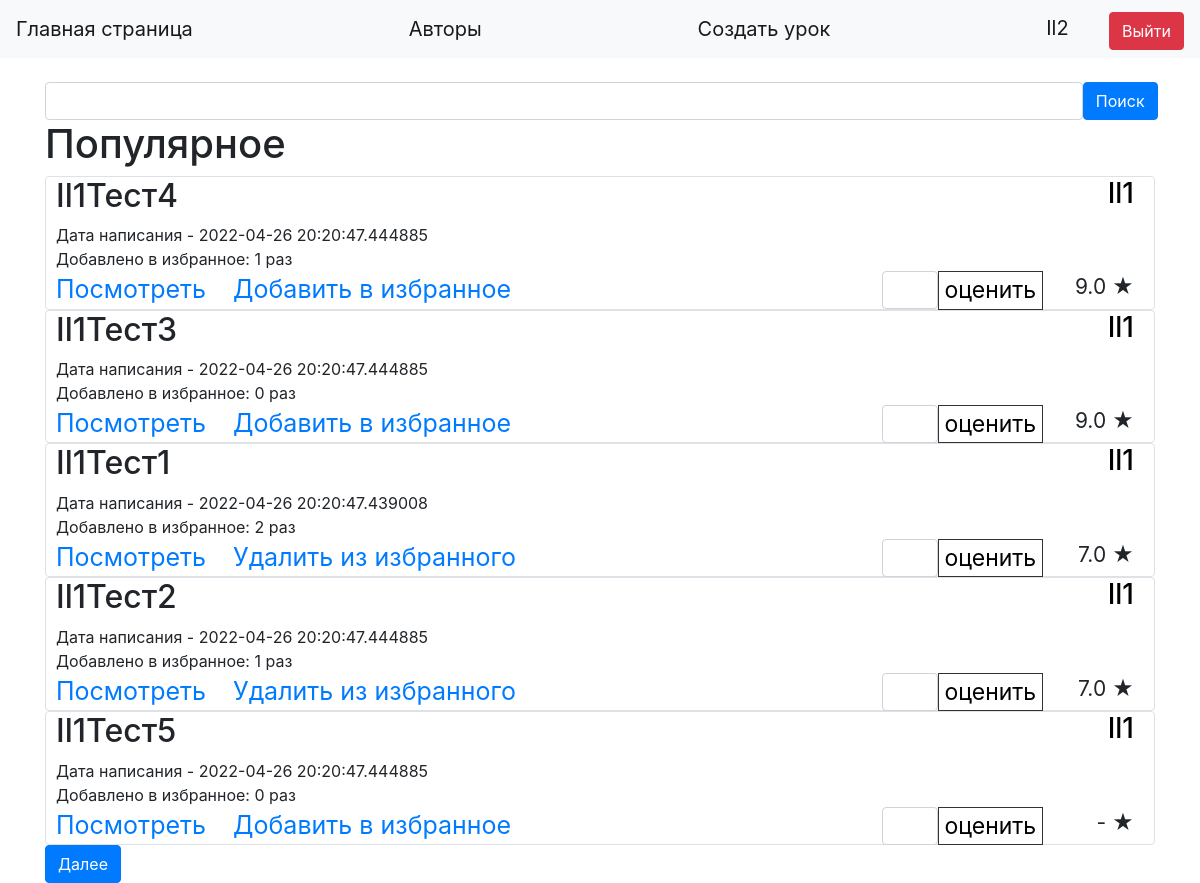
Before: / (signed in) with the older database file.
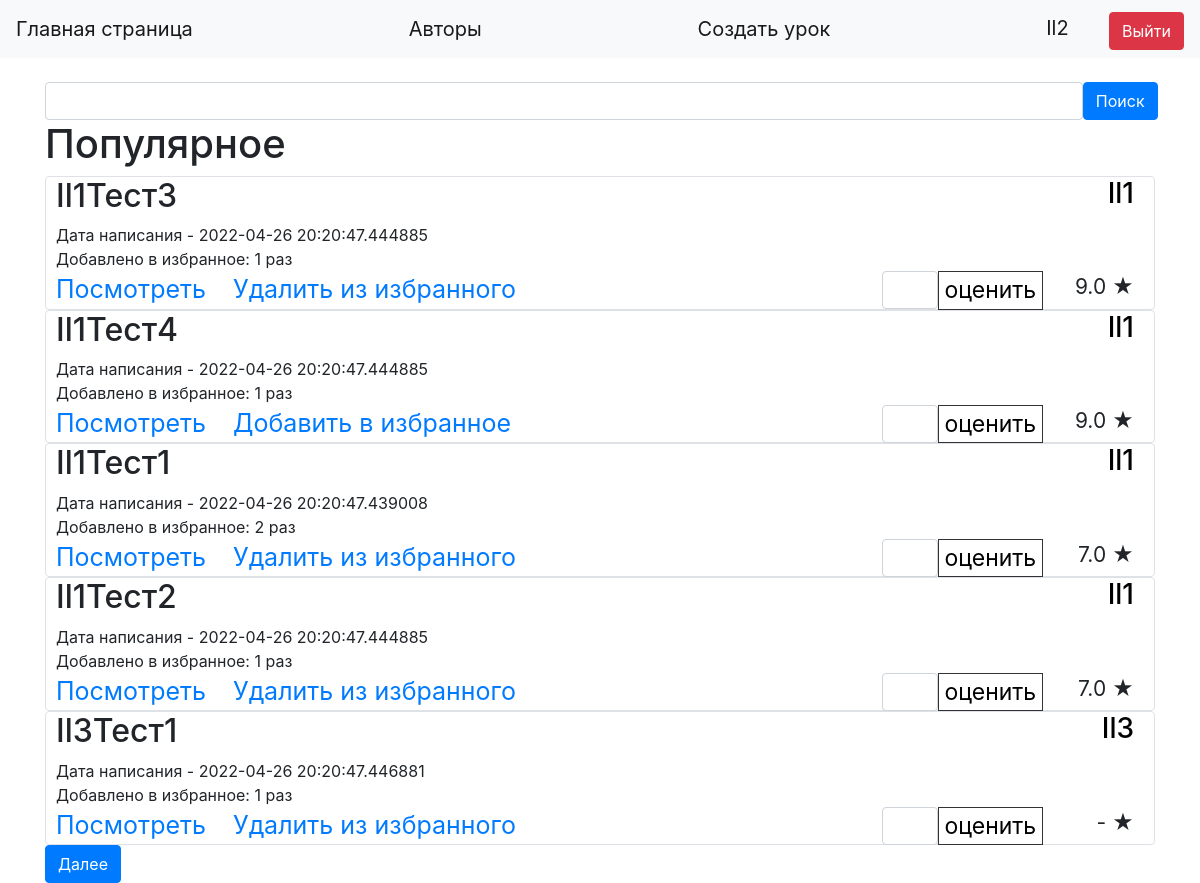
After: the same page with the newer database file.
### data1/users.py (models this page shows, shortened)
class User(SqlAlchemyBase, UserMixin):
    __tablename__ = 'users'
    id = sqlalchemy.Column(sqlalchemy.Integer,
                           primary_key=True, autoincrement=True)
    name = sqlalchemy.Column(sqlalchemy.String, unique=True, nullable=True)
    about = sqlalchemy.Column(sqlalchemy.String, nullable=True)
    email = sqlalchemy.Column(sqlalchemy.String,
                              index=True, unique=True, nullable=True)
    hashed_password = sqlalchemy.Column(sqlalchemy.String, nullable=True)
    created_lessons_count = sqlalchemy.Column(sqlalchemy.Integer, default=0)
    favourites_lessons_count = sqlalchemy.Column(sqlalchemy.Integer, default=0)
    created_date = sqlalchemy.Column(sqlalchemy.DateTime,
                                     default=datetime.datetime.now)
    lessons = orm.relation("Lesson", back_populates='user')
    favourites = orm.relation("Favourites", back_populates='user')

### data1/lessons.py (models this page shows, shortened)
class Lesson(SqlAlchemyBase):
    __tablename__ = 'lessons'
    id = sqlalchemy.Column(sqlalchemy.Integer,
                           primary_key=True, autoincrement=True)
    title = sqlalchemy.Column(sqlalchemy.String, nullable=True)
    content = sqlalchemy.Column(sqlalchemy.String, nullable=True)
    added_to_favorites_count = sqlalchemy.Column(sqlalchemy.Integer, default=0)
    rate = sqlalchemy.Column(sqlalchemy.Float, default=0)
    rates_count = sqlalchemy.Column(sqlalchemy.Integer, default=0)
    created_date = sqlalchemy.Column(sqlalchemy.DateTime,
                                     default=datetime.datetime.now)
    user_id = sqlalchemy.Column(sqlalchemy.Integer,
                                sqlalchemy.ForeignKey("users.id"))
    user = orm.relation('User')
    favourites = orm.relation("Favourites", back_populates='lesson')

### LearnCreator.py (the view)
@app.route("/", methods=['GET', 'POST'])
def index():
    global limit, FirstResult, search_now, lessons_now_count, arr_content
    arr_content = Arr()
    db_sess = db_session.create_session()
    search = SearchForm()
    favourites_ids = []
    if current_user.is_authenticated:
        favourites_ids = [x.lesson_id for x in
                          db_sess.query(Favourites.lesson_id).filter(Favourites.user_id == current_user.id).distinct()]
    if request.method == "POST":
        FirstResult = 0
        limit = 5
        search_now = search.search.data
    lessons = db_sess.query(Lesson).filter(Lesson.title.like(f'%{search_now}%') | Lesson.title.like(
        '%' + str(search_now).capitalize() + '%') | Lesson.title.like(
        '%' + str(search_now).lower() + '%') | Lesson.title.like(
        '%' + str(search_now).upper() + '%')).order_by(-Lesson.rate, -Lesson.added_to_favorites_count, Lesson.title)[
              FirstResult:limit]
    lessons_now_count = db_sess.query(Lesson).filter(Lesson.title.like(f'%{search_now}%') | Lesson.title.like(
        '%' + str(search_now).capitalize() + '%') | Lesson.title.like(
        '%' + str(search_now).lower() + '%') | Lesson.title.like(
        '%' + str(search_now).upper() + '%')).count()
    return render_template("index.html", lessons=lessons, search=search, favourites_ids=favourites_ids,
                           FirstResult=FirstResult, lessons_now_count=lessons_now_count, limit=limit)

### forms/lesson.py
class Arr(FlaskForm):
    arr = []

### forms/search.py
class SearchForm(FlaskForm):
    search = StringField('Поиск')
    select = SubmitField('Поиск')
    estimate = StringField('Оценка')
    further = SubmitField('Далее')
    back = SubmitField('Назад')

### LearnCreator.py (called while the page is built)
@login_manager.user_loader
def load_user(user_id):
    db_sess = db_session.create_session()
    return db_sess.query(User).get(user_id)

### data1/db_session.py (called while the page is built)
def create_session() -> Session:
    global __factory
    return __factory()

### templates/index.html (shortened to what this page needs)
{% extends "base.html" %}
{% block content %}
<br>
<form action="" method="post">
    <div style="float: left; width: 93.5%">{{ search.search(class="form-control") }}</div>
    <div style="float: right; width: 6.5%">{{ search.select(type="submit", class="btn btn-primary")
        }}
    </div>
</form>
<h1>Популярное</h1>
{% for item in lessons%}
<div class="col-md6 border rounded">
    <h2 style="float: left; width: 50%; padding-left: 10px">{{item.title}}</h2>
    <h3 style="float: right; width: 50%; padding-right: 20px" align="right">
        <a href="/profile/{{ item.user.name }}" class="url1">{{item.user.name}}</a>
    </h3><br>
    <div style="float:left; width: 100%; padding-left: 10px">
        Дата написания - {{item.created_date}}
    </div>
    <div style="padding-left: 10px">
        Добавлено в избранное: {{item.added_to_favorites_count}} раз
    </div>
    <div style="float: right; width: 10%; font-size: 21px; padding-right: 20px" align="right">
        {% if item.rates_count>0%}
        {{item.rate}} &#9733
        {% else %}
        - &#9733
        {% endif %}
    </div>
    {% if current_user.is_authenticated and item.user_id != current_user.id%}
    <div>
        <form action="/estimate/{{ item.id }}" method="post" enctype="multipart/form-data">
            <input class="rate_text" type="submit" value="оценить">
            <div style="float: right; width: 5%">{{ search.estimate(class="form-control")}}</div>
        </form>
    </div>
    {% endif %}
    <div class="text3" style="font-size: 25px; padding-left: 10px">
        <div>
            <a href="/lesson/{{ item.id }}">Посмотреть</a>
            {% if current_user.is_authenticated and current_user.id!=item.user_id%}
            {% if item.id in favourites_ids%}
            <a class="text1" href="/delete_favourites/{{ item.id }}">Удалить из избранного</a>
            {% else %}
            <a class="text1" href="/add_favourites/{{ item.id }}">Добавить в избранное</a>
            {% endif %}
            {% endif %}
        </div>
    </div>
</div>
{% endfor %}
{% if lessons_now_count>limit%}
<a href="/limit">{{ search.further(type="submit", class="btn btn-primary") }}</a>
{% endif %}
{% endblock %}

### templates/base.html (shortened to what this page needs)
<!doctype html>
<html lang="en">
<head>
    <link rel="stylesheet"
          href="https://stackpath.bootstrapcdn.com/bootstrap/4.4.1/css/bootstrap.min.css"
>
</head>
<body>
<header>
    <nav class="navbar navbar-light bg-light">
        <a class="navbar-brand" href="/main">Главная страница</a>
        <a class="navbar-brand" href="/authors">Авторы</a>
        {% if current_user.is_authenticated %}
        <a class="navbar-brand" href="/create_lesson">Создать урок</a>
        <div class="text3">
            <a class="navbar-brand" href="/profile/{{ current_user.name }}">{{ current_user.name }}</a>
            <a class="btn btn-danger" href="/logout">Выйти</a>
        </div>
        {% else %}
        <div class="text4">
            <a class="btn btn-primary" href="/register">Зарегистрироваться</a>
            <a class="btn btn-success" href="/login">Войти</a>
        </div>
        {% endif %}
    </nav>
</header>
<main role="main" class="container">
    {% block content %}{% endblock %}
</main>
</body>
</html>

### templates/base.html (style rules this page uses)
.text1 { word-spacing: 0px }
.url1 { text-decoration: none; color: #000000; }
.text3 { word-spacing: 20px }
.rate_text { float: right; background: #ffffff; border: 1px solid #333; font-size: 23px; align: left }

Changed rows visible on the page:
no longer on this page (row unchanged): Lesson: title "Il1Тест5", user.name "Il1", created_date "2022-04-26 20:20:47.444885", added_to_favorites_count "0"
changed Lesson "Il1Тест3": added_to_favorites_count "0" → "1"; text "Добавить в избранное" → "Удалить из избранного"; moves up the list
now on this page (row edited): Lesson: title "Il3Тест1", user.name "Il3", created_date "2022-04-26 20:20:47.446881", added_to_favorites_count "1"
